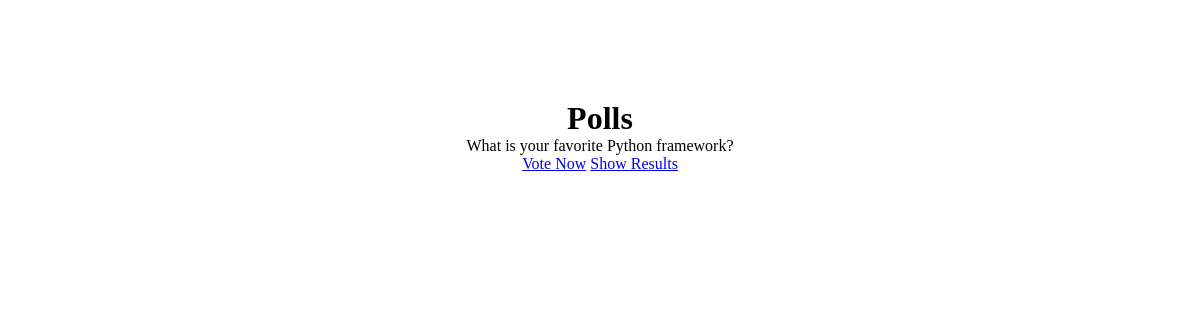
/polls/, run on an earlier commit of the app's database.
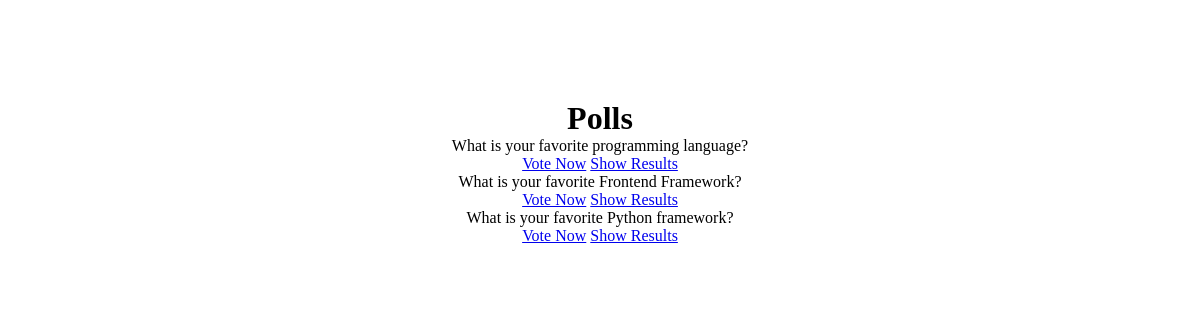
And on a later commit of the database.
### polls/models.py (models this page shows, shortened)
class Question(models.Model):
    question_text = models.CharField(max_length=200)
    pub_date = models.DateTimeField('date published')

### polls/views.py (the view)
# urls.py: path('', views.index, name='index'),
def index(request):
    latest_questions = Question.objects.order_by('-pub_date')[:5]
    context = {'latest_questions': latest_questions}
    return render(request, 'polls/index.html', context)

### templates/polls/index.html
{% extends 'base.html' %}
{% block style %}
    {% load static %}
    <link rel="stylesheet" type='text/css' href="{% static 'polls/style.css' %}">
{% endblock %}
{% block content %}
    <h1 class="header">Polls</h1>
    {% if latest_questions %}
        {% for question in latest_questions %}
            <p>{{ question.question_text }}</p>
            <a href="{% url 'polls:detail' question.id %}">Vote Now</a>
            <a href="{% url 'polls:results' question.id %}">Show Results</a>
        {% endfor %}
    {% else %}
        <p>No Polls Available</p>
    {% endif %}
{% endblock %}

### templates/base.html (shortened to what this page needs)
<!DOCTYPE html>
<html lang="en">
    <head>
        {% block style %}{% endblock %}
    </head>
    <body>
        <div class="container">
            {% block content %}{% endblock %}
        </div>
    </body>
</html>

### polls/static/polls/style.css (style rules this page uses)
* { margin: 0; box-sizing: border-box; }
.container { min-width: 600px; max-height: 500px; margin: auto; margin-top: 100px; overflow: auto; height: 400px; text-align: center; }

What changed in the data, as far as the page shows it:
added Question: question_text "What is your favorite programming language?"
added Question: question_text "What is your favorite Frontend Framework?"
